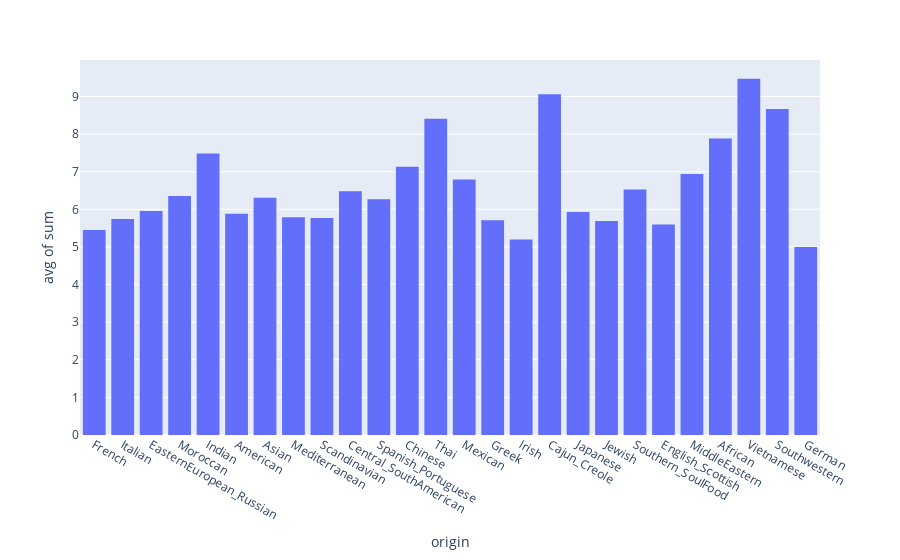

This figure's notebook cell:
### Code cell
fig = px.histogram(df_sum, x="origin", y="sum", histfunc='avg')
fig.show()

### Figure 1 — Plotly figure (JSON) as saved in the notebook; plotly's stock layout.template omitted (floating-point values rounded to 4 significant figures; data arrays with more than 128 entries replaced by an {"elided": "..."} marker saying what was removed)
{"data": [{"alignmentgroup": "True", "bingroup": "x", "histfunc": "avg", "hoverlabel": {"namelength": 0}, "hovertemplate": "origin=%{x}<br>avg of sum=%{y}", "legendgroup": "", "marker": {"color": "#636efa"}, "name": "", "offsetgroup": "", "orientation": "v", "showlegend": false, "type": "histogram", "x": {"elided": "2000 str values"}, "xaxis": "x", "y": {"elided": "2000 int values"}, "yaxis": "y"}], "layout": {"barmode": "relative", "legend": {"tracegroupgap": 0}, "margin": {"t": 60}, "xaxis": {"anchor": "y", "domain": [0, 1], "title": {"text": "origin"}}, "yaxis": {"anchor": "x", "domain": [0, 1], "title": {"text": "avg of sum"}}}}
